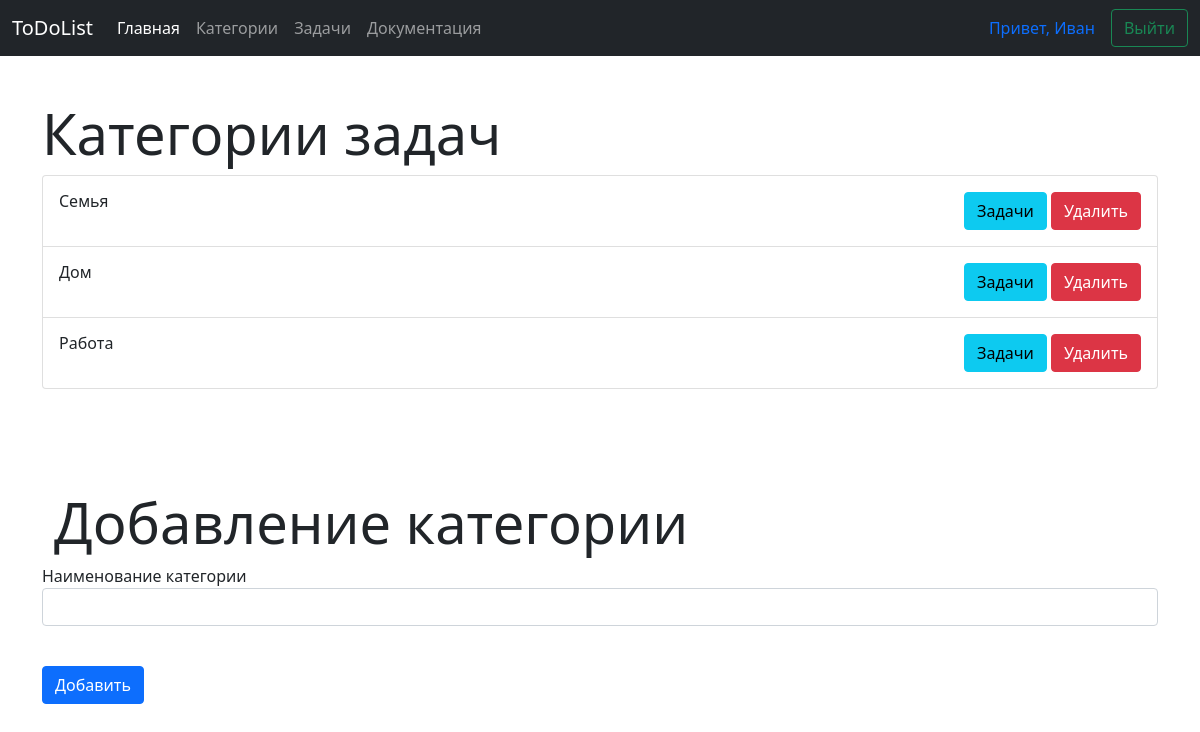
The page /categories (signed in) on the database as committed earlier.
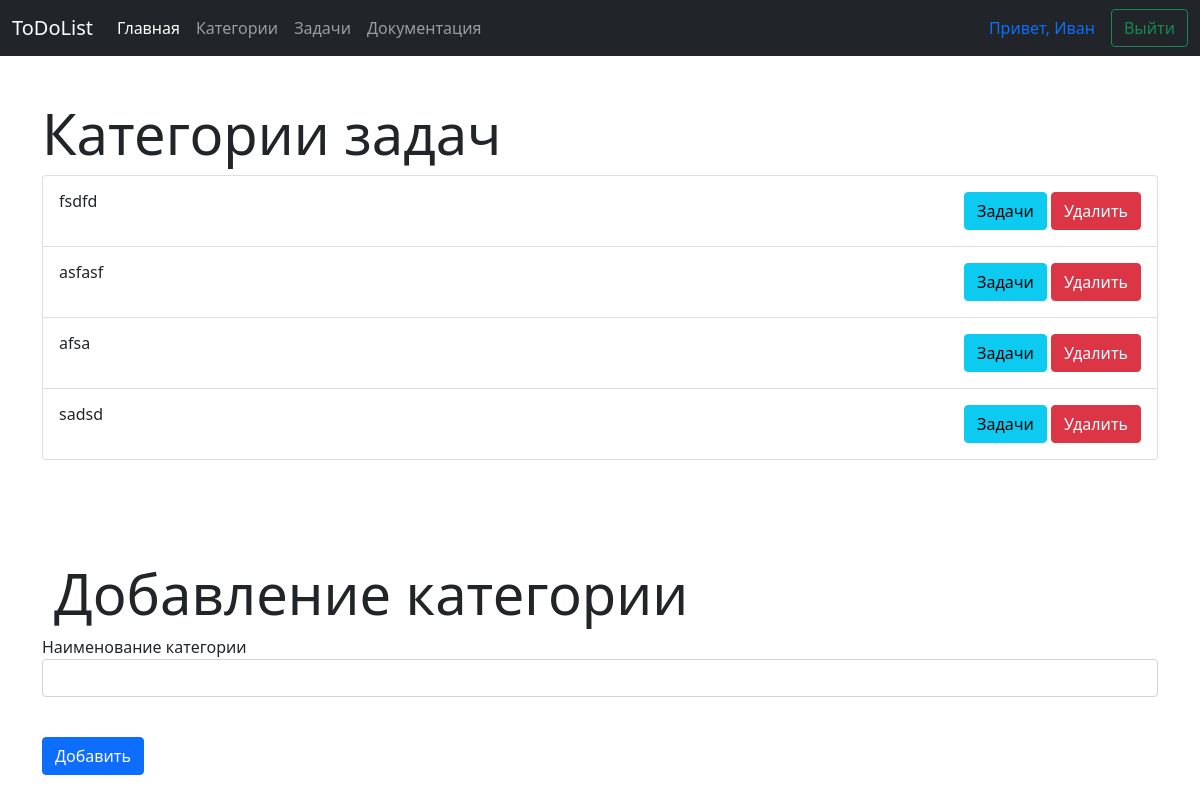
The same page on the database as committed later.
### data/categories.py (models this page shows)
class Category(SqlAlchemyBase):
    __tablename__ = 'categories'
    id = sqlalchemy.Column(sqlalchemy.Integer,
                           primary_key=True, autoincrement=True)
    title = sqlalchemy.Column(sqlalchemy.String, nullable=True)
    created_date = sqlalchemy.Column(sqlalchemy.DateTime,
                                     default=datetime.datetime.now)
    is_private = sqlalchemy.Column(sqlalchemy.Boolean, default=True)
    user_id = sqlalchemy.Column(sqlalchemy.Integer,
                                sqlalchemy.ForeignKey("users.id"))
    user = orm.relation('User')

### main.py (the view)
@app.route('/categories')
def categories():
    form = CategoryForm()
    db_sess = db_session.create_session()
    categories = db_sess.query(Category).all()
    return render_template('categories.html', categories=categories, form=form)

### forms/category.py
class CategoryForm(FlaskForm):
    title = StringField('Наименование категории', validators=[DataRequired(), Length(min=4, max=25)])
    submit = SubmitField('Добавить')

### data/db_session.py (called while the page is built)
def create_session() -> Session:
    global __factory
    return __factory()

### main.py (called while the page is built)
@login_manager.user_loader
def load_user(user_id):
    db_sess = db_session.create_session()
    return db_sess.query(User).get(user_id)

### templates/categories.html (shortened to what this page needs)
{% extends "base.html" %}
{% block content %}
{% if current_user.is_authenticated %}
<div class="container" >
    <h3 class="display-4 fw-normal" style="margin-top: 100">Категории задач</h3>
</div>
<div class="container" >
    <div class="list-group">
         {% for item in categories%}
      <div class="list-group-item list-group-item-action d-flex gap-3 py-3" aria-current="true">
        <div class="d-flex gap-2 w-100 justify-content-between">
            <div>
                <h6 class="mb-0">{{item.title}}</h6>
            </div>
            <div>
            <a href="/tasks/{{ item.id }}"  class="btn btn-info">Задачи</a>
            <a href="/deletecategory/{{ item.id }}"  class="btn btn-danger">Удалить</a>
            </div>
        </div>
      </div>
{% endfor %}
    </div>
    <div class="container" >
        <h3 class="display-4 fw-normal" style="margin-top: 100">Добавление категории</h3>
    </div>
    <form action="/createcategory" method="post">
        <p>
            {{ form.title.label }}<br>
            {{ form.title(class="form-control") }}<br>
            <p>{{ form.submit(type="submit", class="btn btn-primary") }}</p>
    </form>
</div>
 {% else %}
        <div class="container" style="margin-top: 100px">
    <div class="alert alert-warning" role="alert">
        Для просмотра категорий войдите в систему
    </div>
</div>
 {% endif %}
{% endblock %}

Rows that differ between the two databases and show on the page:
changed Category: title "Семья" → "fsdfd"
changed Category: title "Дом" → "asfasf"
changed Category: title "Работа" → "afsa"
added Category: title "sadsd"
